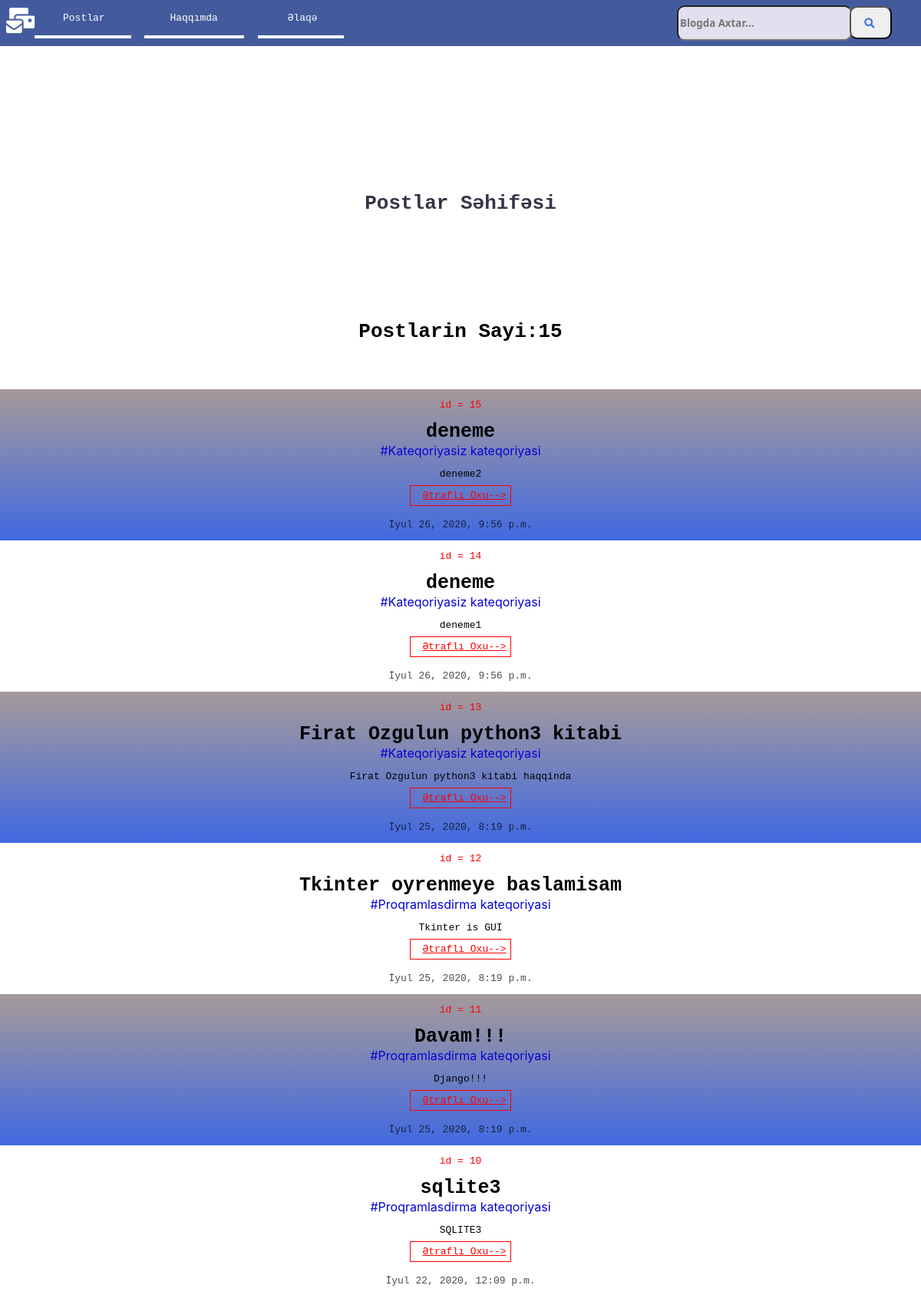
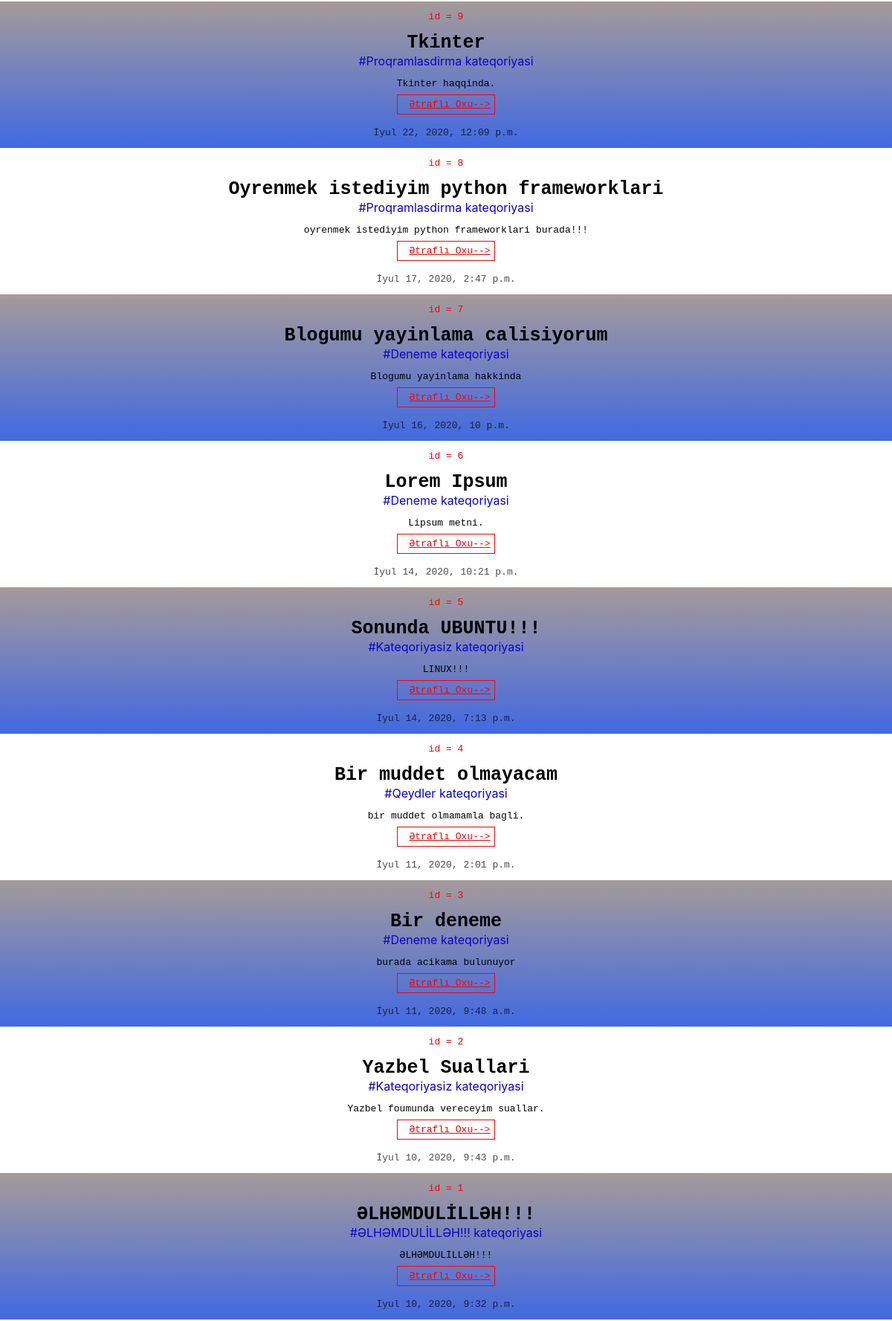
The page / (upper part) on the database its author committed (2 pictures, top to bottom).
### post/models.py (models this page shows, shortened)
class post(models.Model):
    baslik = models.CharField(max_length=40)
    kategori = models.CharField(max_length=30,default="Kateqoriyasiz")
    metin = RichTextField()
    aciklama = models.TextField()
    tarih = models.DateTimeField(default = simdi)
    resim = models.FileField(blank=True,null=True)
    class Meta:
        ordering=['-id']

### post/views.py (the view, shortened to what this page needs)
# urls.py: url(r'^$',postlar),
def postlar(request):
    tumpostlar1 = post.objects.all()
    query = request.GET.get("sorgu")
    sayi = len(tumpostlar1)
    context = {
        'tumpostlar1':tumpostlar1,
        'sayi':sayi,
        'query':query
        }
    return render(request,'postlar.html',context)

### templates/postlar.html (shortened to what this page needs)
{% extends 'bos.html'%}
{% load static %}
{% block body %}
<div class="suan" title="Bura postlar sehifesidir">
    <h1 class="suan2">Postlar Səhifəsi</h1>
</div>
{% if sayi %}
<div id="sayi">
    <h1>Postlarin Sayi:{{ sayi }}</h1>
</div>
{% else %}
<h1 id="malesef">Axtardiginiz sorgu ile elaqeli hec bir sey tapilmadi:(</h1>
{% endif %}
<div class="genel">
    {% for birpost in tumpostlar1 %}
<div class="genel2" title="{{birpost.baslik}}">
    <div class="id" title="postun ID-si = {{birpost.id}}">
        <p>id = {{ birpost.id }}</p>
    </div>
    <div class="baslik">
        <b><a href="/detallar/{{birpost.id}}">{{birpost.baslik}}</a></b>
    </div>
    <div class="kateqoriya">
        <span class="katspan"  title="#{{birpost.kategori}} kateqoriyasinda olan butun postlari gormek ucun klikle"><a href="kategoriya/{{birpost.kategori}}">#{{birpost.kategori}} kateqoriyasi</a></span>
    </div>
    <p>{{ birpost.aciklama }}</p>
    <div class="aciklama">
        <a href="/detallar/{{birpost.id}}" title="Ətrafli Oxu" class="etrafli2">Ətraflı Oxu--></a>
    </div>
    <div class="tarih">
        <p class="tarih2" title="Postun atilma tarixi:{{birpost.tarih}}">{{birpost.tarih}}</p>
    </div>
</div>
    {% endfor %}
</div>
<div> <i class="fas fa-mail-bulk" id="home"></i></div>
{% endblock %}

### templates/bos.html (style rules this page uses)
#home { font-size: 33px; color: white; position: fixed; left: 8px; top: 10px; opacity: 1; }
body { padding: 0px; margin: 0px; font-family: monospace; margin-top: 100px; }
#sayi { width: 100%; height: 90px; text-align: center; color: black; background-color: white; }
.genel .genel2:nth-child(odd) { background:linear-gradient(rgb(165, 154, 154),royalblue); }
.suan2 { color: rgb(52, 54, 71); text-align: center; position: relative; top: 50px; }
.tarih2 { color: rgb(0, 0, 0); cursor: default; opacity: .7; }
.baslik a { text-decoration: none; color: black; font-size: 25px; }
.id { color: red; }
.genel .genel2 { display: flex; flex-direction: column; align-items: center; }
.suan { height: 200px; width: 100%; margin-top: 200px; }
.aciklama a { padding-left: 15px; text-decoration: underline; color: red; }
.kateqoriya { font-family:-apple-system, BlinkMacSystemFont, 'Segoe UI', Roboto, Oxygen, Ubuntu, Cantarell, 'Open Sans', 'Helvetica Neue', sans-serif; }
.katspan a { text-decoration: none; color: rgb(7, 3, 214); }
.etrafli2 { border: 1px solid red; padding: 5px; transition: all .6s ease-in-out; text-decoration: none; }
.aciklama { margin-bottom: 10px; }

### rows shown on the page
post: id "15", baslik "deneme", kategori "Kateqoriyasiz", aciklama "deneme2", tarih "İyul 26, 2020, 9:56 p.m."
post: id "14", baslik "deneme", kategori "Kateqoriyasiz", aciklama "deneme1", tarih "İyul 26, 2020, 9:56 p.m."
post: id "13", baslik "Firat Ozgulun python3 kitabi", kategori "Kateqoriyasiz", aciklama "Firat Ozgulun python3 kitabi haqqinda", tarih "İyul 25, 2020, 8:19 p.m."
post: id "12", baslik "Tkinter oyrenmeye baslamisam", kategori "Proqramlasdirma", aciklama "Tkinter is GUI", tarih "İyul 25, 2020, 8:19 p.m."
post: id "11", baslik "Davam!!!", kategori "Proqramlasdirma", aciklama "Django!!!", tarih "İyul 25, 2020, 8:19 p.m."
post: id "10", baslik "sqlite3", kategori "Proqramlasdirma", aciklama "SQLITE3", tarih "İyul 22, 2020, 12:09 p.m."
post: id "9", baslik "Tkinter", kategori "Proqramlasdirma", aciklama "Tkinter haqqinda.", tarih "İyul 22, 2020, 12:09 p.m."
post: id "8", baslik "Oyrenmek istediyim python frameworklari", kategori "Proqramlasdirma", aciklama "oyrenmek istediyim python frameworklari burada!!!", tarih "İyul 17, 2020, 2:47 p.m."
post: id "7", baslik "Blogumu yayinlama calisiyorum", kategori "Deneme", aciklama "Blogumu yayinlama hakkinda", tarih "İyul 16, 2020, 10 p.m."
post: id "6", baslik "Lorem Ipsum", kategori "Deneme", aciklama "Lipsum metni.", tarih "İyul 14, 2020, 10:21 p.m."
post: id "5", baslik "Sonunda UBUNTU!!!", kategori "Kateqoriyasiz", aciklama "LINUX!!!", tarih "İyul 14, 2020, 7:13 p.m."
post: id "4", baslik "Bir muddet olmayacam", kategori "Qeydler", aciklama "bir muddet olmamamla bagli.", tarih "İyul 11, 2020, 2:01 p.m."
post: id "3", baslik "Bir deneme", kategori "Deneme", aciklama "burada acikama bulunuyor", tarih "İyul 11, 2020, 9:48 a.m."
post: id "2", baslik "Yazbel Suallari", kategori "Kateqoriyasiz", aciklama "Yazbel foumunda vereceyim suallar.", tarih "İyul 10, 2020, 9:43 p.m."
post: id "1", baslik "ƏLHƏMDULİLLƏH!!!", kategori "ƏLHƏMDULİLLƏH!!!", aciklama "ƏLHƏMDULİLLƏH!!!", tarih "İyul 10, 2020, 9:32 p.m."

### other values the page prints
{{ sayi }} "15"
